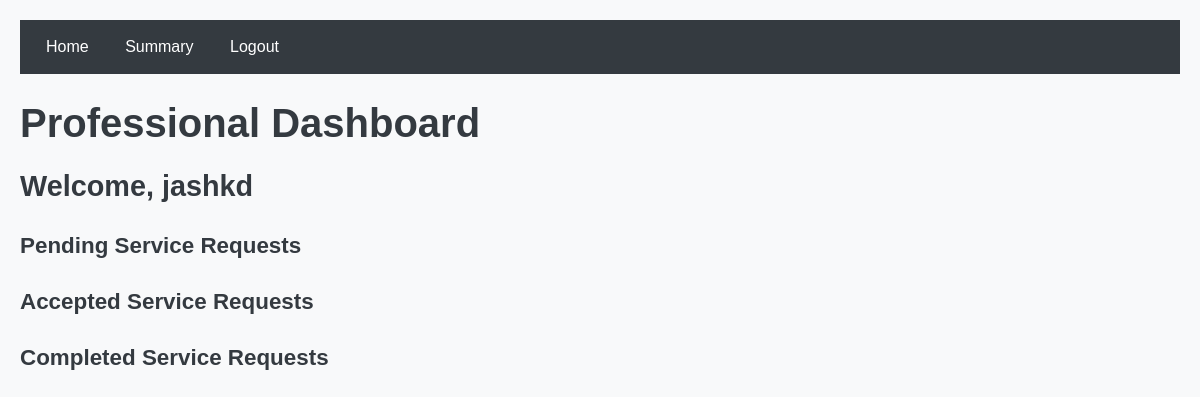
Page /prof_dashboard (signed in) on the earlier database version.
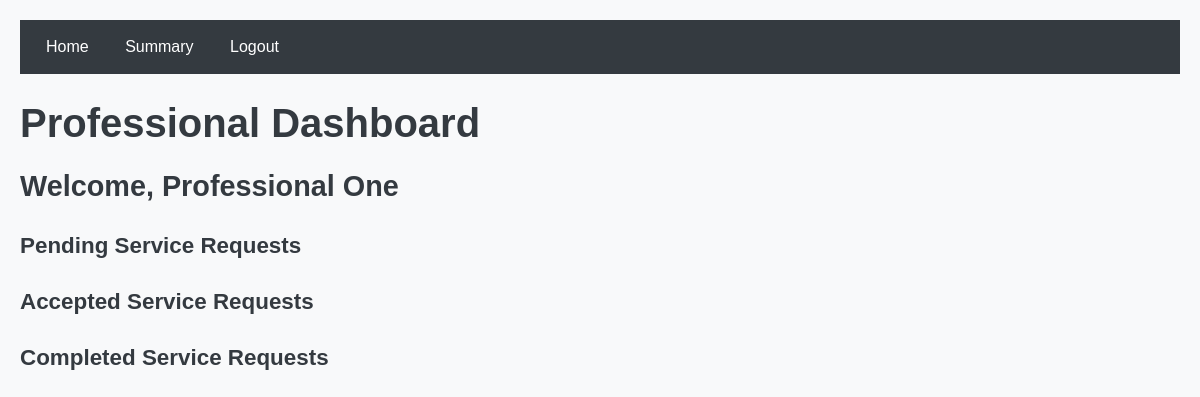
Same page on the later database version.
### models.py (models this page shows)
class ServiceProfessional(db.Model):
    id = db.Column(db.Integer, primary_key=True)
    name = db.Column(db.String(80), nullable=False)
    username = db.Column(db.String(80), unique=True, nullable=False)
    password = db.Column(db.String(120), nullable=False)
    location = db.Column(db.String(80), nullable=False)
    pincode = db.Column(db.Integer, nullable=False)
    verified = db.Column(db.Boolean, default=False)
    blocked = db.Column(db.Boolean, default=False)
    service_type = db.Column(db.String(80), default="None")
    experience = db.Column(db.Integer, nullable=False)
    phone_no = db.Column(db.String(15))
    about = db.Column(db.Text, nullable=True)  # Add the about field
    rating = db.Column(db.Float, default=0.0)
    rating_count = db.Column(db.Integer, default=0)
    requests = db.relationship('ServiceRequest', backref='professional', lazy=True)

### app.py (the view)
@app.route('/prof_dashboard')
def prof_dashboard():
    professional_id = session['user_id']  # Assume professional is logged in
    professional = ServiceProfessional.query.get(professional_id)
    pending_requests = ServiceRequest.query.join(Service, ServiceRequest.service_id == Service.id).filter(
        Service.name == professional.service_type,
        ServiceRequest.service_status == 'Pending'
    ).all()
    accepted_requests = ServiceRequest.query.filter_by(professional_id=professional_id, service_status='Accepted').all()
    completed_requests = ServiceRequest.query.filter_by(professional_id=professional_id, service_status='Completed').all()
    return render_template(
        'prof_dashboard.html',
        professional=professional,
        pending_requests=pending_requests,
        accepted_requests=accepted_requests,
        completed_requests=completed_requests
    )

### templates/prof_dashboard.html (shortened to what this page needs)
<!DOCTYPE html>
<html lang="en">
<head>
    <link rel="stylesheet" href="{{ url_for('static', filename='css/prof_dash.css') }}">
</head>
<body>
    <nav>
        <a href="{{ url_for('prof_dashboard') }}">Home</a>
        <a href="{{ url_for('prof_summary') }}">Summary</a>
        <a href="{{ url_for('logout') }}">Logout</a>
    </nav>
    <h1>Professional Dashboard</h1>
    <h2>Welcome, {{ professional.name }}</h2>
    <h3>Pending Service Requests</h3>
    <h3>Accepted Service Requests</h3>
    <h3>Completed Service Requests</h3>
</body>
</html>

Differences in the rows shown:
changed ServiceProfessional: name "jashkd" → "Professional One"
